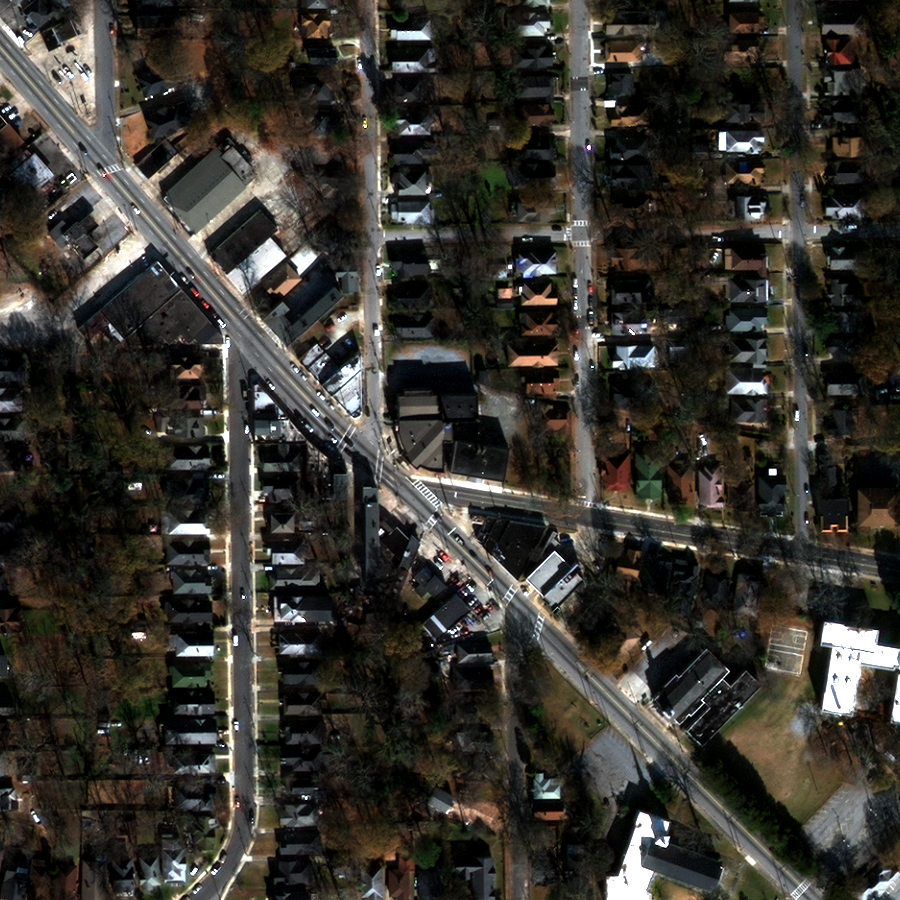
#> input picture Solaris_FOSS4G_2019/data/MVOI_data/viz_version.tif, 900 x 900 px, found by its file name; its folder holds only this picture in this run
$ jupyter execute --allow-errors 1_intro_to_solaris.ipynb
#> lines starting #> are read from the running program, lines starting #| are printed output that depends on the picture; after the words box and inside, x2 and y2 are one past the last pixel; in counts of white or black regions, pixels touching at a corner belong together
# Notebook 1: An introduction to __Solaris__ and your working environment

This notebook is developed for the FOSS4G International 2019 `solaris` Workshop. If you're using it outside of that context, some of the working environment materials will be unavailable. Check the GitHub repo for instructions on how to alter the notebooks for usage outside of the workshop.

This notebook provides five parts:

1. [__Checking your `solaris` Installation__](#Checking-your-solaris-installation)
2. [__Listing the data provided__](#section2)
3. [__Input tile to building footprint vectors with 7 Python commands__](#section3)
3. [__Getting your pre-trained model ready__](#section4)
4. [__Running inference with `Solaris` on SpaceNet MVOI data__](#section5)
5. [__Visualizing outputs from the models__](#section6)

Let's get started!

## Checking your solaris installation

The working environment provided for this workshop has `solaris` and all its dependencies pre-installed in a conda environment. If you're using the notebook outside of the workshop and need installation instructions, [click here](https://solaris.readthedocs.io/en/latest/installation.html).

Let's import `solaris` and check the package version to make sure it's available.

[cell 1]
import solaris as sol
sol.__version__

The above may throw a whole bunch of red text (tensorflow deprecation warnings) - those can be safely ignored for now.

<a id="section2"></a>
## Listing the data provided

We've provided a subset of the [SpaceNet](https://spacenet.ai) dataset for use in this workshop. If you're using the notebook outside of the FOSS4G International workshop, you'll need to collect the data yourself - see the GitHub repo containing this notebook for instructions on how to get the data you'll need.

First, let's look at the data provided. Everything is stored in one directory, `/data` (unless you're viewing this outside of the workshop).

[cell 2]
import os

data_path = '/data'  # NON-WORKSHOP PARTICIPANTS: change this path to point to the directory where you've stored the data.
print('{} directory contents:'.format(data_path))
print(os.listdir(data_path))
print()
print('SpaceNet MVOI data stored in the directory "MVOI_data":')
print(os.listdir(os.path.join(data_path, 'MVOI_data')))
print()
print('SpaceNet 2 Khartoum imagery stored in the directory "Khartoum_data":')
#> (the rest of this cell did not finish here and is left out)

The configurations path also contains .csv files that specify data for inference.

Here, you can see the different data that you have access to:

- Test images for the SpaceNet Off-Nadir Dataset (AKA [SpaceNet MVOI](https://arxiv.org/abs/1903.12239))
- Training images for SpaceNet Khartoum building footprint extraction
- Configuration files for a few different model training and inference processes

<a id="section3"></a>
## Running the full pipeline

First, we'll run the entire inference process, just to show you the end result of what you get from `solaris`. Below, we break down each step to describe what's going on.

[cell 3]
import time
import skimage
#> (the rest of this cell did not finish here and is left out)

Excluding the printing and recording commands, __it only took 7 lines of code to run an entire inference pipeline, from input tile to output vectors!__

Let's visualize those labels alongside the source image and ground truth.

[cell 4]
import numpy as np
import matplotlib.pyplot as plt

src_im_path = os.path.join(data_path, 'MVOI_data/MVOI_nadir10_test_sample.tif')
# read the image in
im_arr = skimage.io.imread(os.path.join(data_path, 'MVOI_data/viz_version.tif'))
#> im_arr is the input picture: shape (900, 900, 3); mean R, G, B 55.9, 53.2, 46.9
# [9 lines of commented-out code are left out]
#> (the rest of this cell did not finish here and is left out)

There you have it. With 7 lines of python code (followed by a few more to visualize the outputs), you were able to go from the input image (left) to the predictions (middle) and compare them to the ground truth labels (right). Great work! Take a close look at the predictions compared to the ground truth. How do they compare? Are there any common problems that could raise problems in a use case where you want the best building labels you can get? Discuss with your partner if you'd like.

# A step-by-step walkthrough of the above steps

<a id="section4"></a>
## Getting your pre-trained model ready

For our first pass, we'll use a [standard configuration file for XD_XD's model](https://github.com/CosmiQ/solaris/blob/master/solaris/nets/configs/xdxd_spacenet4.yml). See [the YAML config tutorial](https://solaris.readthedocs.io/en/latest/tutorials/notebooks/creating_the_yaml_config_file.html) for a description of what each item means. We'll display the configuration below, but don't worry if you can't follow what each config parameter is - it's just in case you're curious.

#> (a cell that did not finish here is left out)

As you can see, `solaris` reads the config YAML file in as a dictionary. `solaris` uses this `config` dictionary to specify all of the parameters for model training and inference (as well as some pre-processing steps). Then, you just pass the `config` object to the inference object:

#> (a cell that did not finish here is left out)

You already have XD_XD's pretrained model stored on your EC2 instance, but if you hadn't, the above line would have downloaded the model weights for you. Note that this will happen automagically for any pre-trained SpaceNet model provided by `solaris` (if you haven't downloaded it already). If you wish to use your own model weights, you can modify the configuration YAML file to point the `"model_path"` parameter of the config YAML file to your weights file.

Next, let's load in the .csv file that specifies the image we're going to run inference on. Below the next cell, you'll see the contents of the inference target `pandas.DataFrame`: a single row specifying the path to the image you ran inference on before.

#> (a cell that did not finish here is left out)

Now that we've loaded in the path to the image we want to analyze, we're ready to identify buildings in the image!

<a id="section5"></a>
## Running inference

Running inference is as easy as calling your inferer (`xdxd_inferer`) with the inference target dataframe (here, `inf_df`) as an argument. This will run the entire inference process on that image and save the resulting mask as a TIFF file. _Non-workshop participants: this may take a couple of minutes if you're not using a GPU - be patient!)_

#> (a cell that did not finish here is left out)

_The above cell won't generate any output. Watch for the asterisk to the left to turn into a number to know when it finishes._

And you're done! Simple as that. Let's check out what that mask looks like:

<a id="section6"></a>
## Visualizing inference outputs

We saw a binary black-and-white image of building footprints in the full pipeline example earlier, but that's not actually what comes directly out of a deep learning model. They actually produce a continuous "probability mask", corresponding to the likelihood that the neural net thinks each pixel is part of a building. Run the cell below to see what that looks like.

[cell 9]
import matplotlib.pyplot as plt
import numpy as np
import skimage

resulting_preds = skimage.io.imread(os.path.join('xdxd_inference_out', 'MVOI_nadir10_test_sample.tif'))
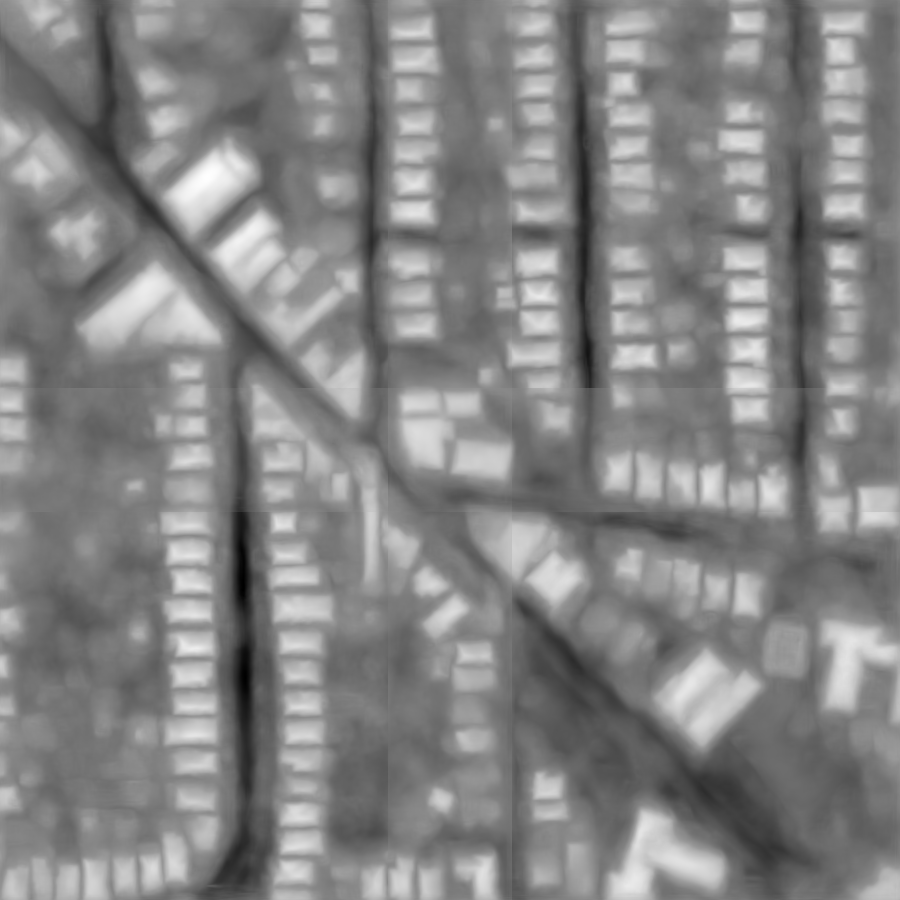
#> input picture Solaris_FOSS4G_2019/xdxd_inference_out/MVOI_nadir10_test_sample.tif, 900 x 900 px
#> resulting_preds is the input picture: shape (900, 900, 1) float32; min -29.49, max 16.53, mean -5.59
plt.figure(figsize=(8, 8))
plt.imshow(resulting_preds[:, :, 0], cmap='gray')
plt.axis('off')
plt.title('Raw neural net output', size=16);

The above is a pixel mask where higher values indicate higher probability of a pixel corresponding to buildings. What `solaris` does internally and we'll do below is binarize this to convert to a building/no building image:

[cell 10]
binary_preds = resulting_preds > 0
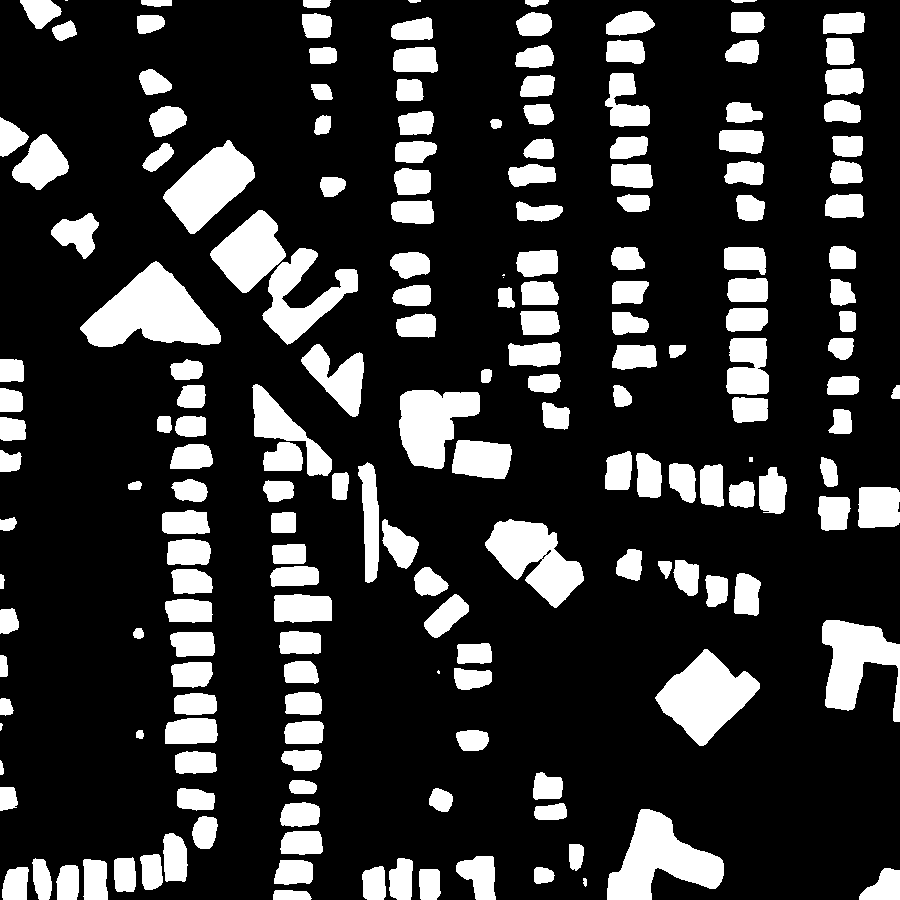
#> binary_preds: shape (900, 900, 1) bool; 20.2% white; 187 white regions (5 under 20 px), largest, box (x1, y1, x2, y2) and area: (80, 261, 221, 347) 6711, (607, 809, 724, 900) 5510, (655, 649, 760, 746) 5362
plt.figure(figsize=(8,8))
plt.imshow(binary_preds.astype('uint8')[:, :, 0], cmap='gray')
plt.axis('off')
plt.title('Binarized predictions', size=16);
